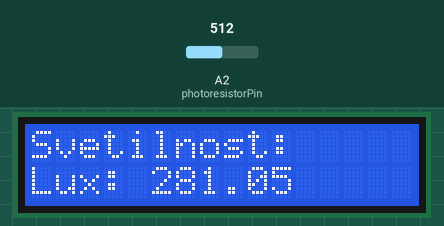
This sketch was run on a simulated Arduino Uno, built with avr-gcc and run on an emulated ATmega328P. Parts: 16×2 character LCD. The inputs (shaded band) are chosen by the test bench; at power-on: A2 (photoresistorPin) = 512.

Above: at 1.2 s.
1.3 s: A2 (photoresistorPin) set to 716
At 1.9 s:
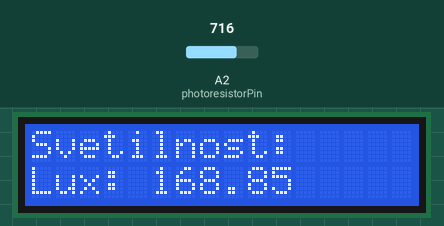
3.0 s: A2 (photoresistorPin) set to 900
At 4.2 s:
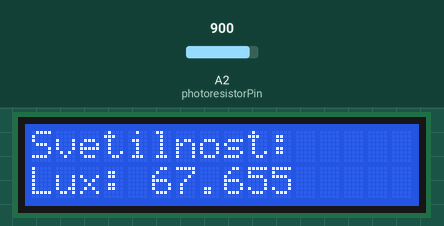
4.5 s: A2 (photoresistorPin) set to 1023
At 5.8 s:
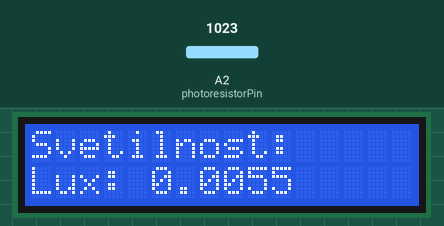
Timing chart, 0 to 7.5 s (numbered marks = the images above; inputs shaded):
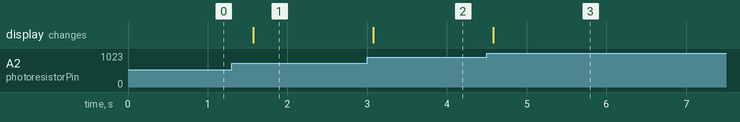

The sketch:

sketch_jun11a.ino
```cpp
#include <LiquidCrystal.h>

const int photoresistorPin = A2;

const int rs = 8, en = 9, d4 = 10, d5 = 11, d6 = 12, d7 = 13;
LiquidCrystal lcd(rs, en, d4, d5, d6, d7);

const float calibrationFactor = 0.55;

void setup() {

  lcd.begin(16, 2);
  lcd.print("Svetilnost:");
}

void loop() {

  int sensorValue = analogRead(photoresistorPin);

  float lux = (1023 - sensorValue) * calibrationFactor;

  lcd.setCursor(0, 1);
  lcd.print("Lux: ");
  lcd.print(lux);

  delay(500);
}
```

Measured:
- after the input at 1.3 s, the display: changes after 0.27 s (image 1)
- after the input at 3.0 s, the display: changes after 0.08 s (image 2)
- after the input at 4.5 s, the display: changes after 0.08 s (image 3)
